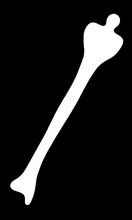
%> input picture Fig1116(leg_bone).tif, 132 x 220 px, shrunk from 450 x 750 before the run
$ octave skelNew.m   (GNU Octave 9; MATLAB toolbox functions it lacks are replaced by stand-ins)
%> lines starting %> are read from the running program, lines starting %| are printed output that depends on the picture; in (x1, y1, x2, y2) boxes, pixels count from 0 and x2, y2 are one past the last pixel; in counts of white or black regions, pixels touching at a corner belong together; the program's own positions count from 1
clear all
close all

%
f = imread('Fig1116(leg_bone).tif');
%> f is the input picture: size 220x132 uint8; min 0, max 255, mean 30.5
figure, imshow(f);
% pause;
% %
f = im2double(f);
%> f: size 220x132 double
h = fspecial('gaussian',25,15);
g = imfilter(f,h,'replicate');
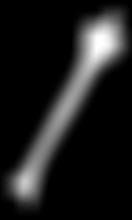
%> g: size 220x132 double; min 0, max 1, mean 0.12; mean of the top-left, top-right, bottom-left and bottom-right quarters 0.0158, 0.278, 0.174, 0.0111
figure, imshow(g);

%
g = im2bw(g,1.7*graythresh(g));
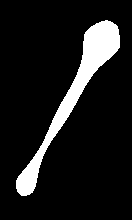
%> g: size 220x132 logical; 11% white; 1 white region, box (x1, y1, x2, y2) and area: (16, 20, 120, 196) 3195
figure, imshow(g);

[rows cols] = find(g~=0);
%> rows = 3195 values from 21 to 196; cols = 3195 values from 17 to 120

contour = bwtraceboundary(g, [rows(1), cols(1)], 'N');
%> contour = 375 rows, first 12: [181 17; 180 18; 179 18; 178 19; 177 19; 176 20; 175 21; 174 22; 173 23; 172 23; 171 24; 170 25]

% Subsample the boundary points so we have exactly 128, and put them into a
% complex number format (x + jy)
sampleFactor = length(contour)/128;
%> sampleFactor = 2.93
dist = 1;
for i=1:128
    c(i) = contour(round(dist),2) + j*contour(round(dist),1);
    dist = dist + sampleFactor;
end
%> this loop made 128 passes
%> dist on passes 1 to 12: 3.93, 6.86, 9.79, 12.72, 15.65, 18.58, 21.51, 24.44, 27.37, 30.3, 33.23, 36.16
%> after the loop, dist = 376

C = fft(c);
% Chop out some of the smaller coefficients (less than umax)
umax = 8;
%umax = 8;
Capprox = C;
for u=1:128
    if u > umax & u < 128-umax
        Capprox(u) = 0;
    end
end

% Take inverse fft
cApprox = ifft(Capprox);

% Show original boundary and approximated boundary
figure, imshow(imcomplement(bwperim(g)));
%> after `imshow(imcomplement(bwperim(g)))`:
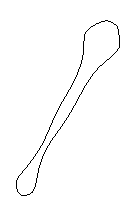
%> displayed picture: size 220x132 logical; 98.7% white; black in thin lines or dots, all inside (x1, y1, x2, y2) = (16, 20, 120, 196)
hold on, plot(cApprox,'r');

%
% s = bwmorph(g,'skel',Inf);
% figure, imshow(s);
% pause;
% %
% s1 = bwmorph(s,'spur',25);
% figure, imshow(s1);

% f=g;
fSize=size(f);
%> fSize = [220 132]
% g = im2bw(f);

currentMatrix=zeros(3);

%testMatrix=[{9,2,3},{8,1,4},{7,6,5}]
testMatrix=[9,2,3; 8,1,4; 7,6,5];

% workingArray=ones(fSize);

newF=zeros(fSize(1)+2,fSize(2)+2);
newF(2:fSize(1)+1,2:fSize(2)+1)=f;

%amount of times algo applied to image
%> (the run ends here)
